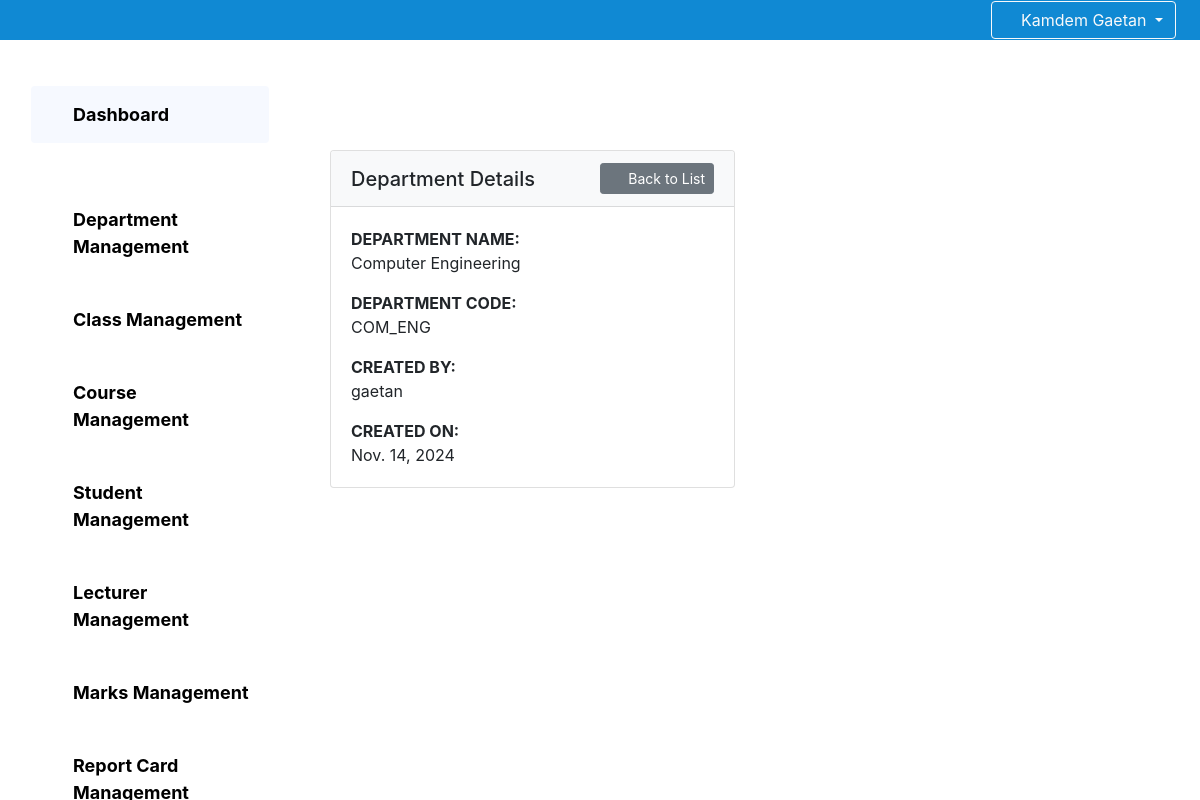
The app's page /administration/departments/1/ (signed in) with its own data.
### core/models.py (models this page shows, shortened)
class Department(models.Model):
    creator=models.ForeignKey(Administrator,on_delete=models.DO_NOTHING)
    departmentcode=models.CharField(max_length=20)
    departmentname=models.CharField(max_length=255)
    creationdate=models.DateField(default=timezone.now)

class Administrator(models.Model):
    user=models.OneToOneField(User,on_delete=models.CASCADE)
    firstname=models.CharField(max_length=255)
    lastname=models.CharField(max_length=255)
    email = models.EmailField(null=True)
    gender=models.CharField(max_length=1)
    creationdate=models.DateField(default=timezone.now)
    def __str__(self):
        return self.lastname

### core/Administration/views.py (the view)
# urls.py: path('departments/<id>/',views_administration.viewdepartment, name='viewdepartment'),
@login_required
def viewdepartment(request,id):
    department=Department.objects.get(id=id)
    return render(request,'administration/viewdepartment.html',{'department':department})

### template/Administration/viewdepartment.html
{% extends "administration/base.html" %} {% block dash %}
<div class="container" style="margin-top: 80px;margin-bottom: 80px;">
  <div class="row">
    <div class="col-md-6">
      <div class="card">
        <div class="card-header bg-light d-flex justify-content-between align-items-center">
          <h5 class="mb-0">Department Details</h5>
          <a href="{% url 'administration:managedepartment' %}" class="btn btn-secondary btn-sm">
            <i class="fa fa-arrow-left mr-1"></i> Back to List
        </a>
        </div>
        <div class="card-body">
         <strong>DEPARTMENT NAME:</strong> <p class="card-text">{{ department.departmentname}}</p>
         <strong>DEPARTMENT CODE:</strong> <p class="card-text">{{ department.departmentcode}}</p>
         <strong>CREATED BY:</strong> <p class="card-text">{{ department.creator }}</p>
         <strong>CREATED ON:</strong> <p class="card-text">{{ department.creationdate }}</p>
          </div>
        </div>
      </div>
    </div>
  </div>
</div>
{% endblock dash %}

### template/base.html (shortened to what this page needs)
{% load static %}
<!DOCTYPE html>
<html lang="en">
<head>
    <link rel="stylesheet" href='{% static "fontawesome/css/all.min.css" %}'>
    {% load bootstrap4 %}
    {% bootstrap_css %}
</head>
<body>
    <nav class="navbar navbar-expand-lg navbar-light bg-primary navbar-fixed">
        <form class="form-inline ml-auto">
            {% if request.user.is_authenticated %}
                <div class="dropdown">
                    <button class="btn btn-outline-light dropdown-toggle" type="button" id="userDropdown" data-toggle="dropdown" aria-haspopup="true" aria-expanded="false">
                        <i class="fas fa-user"></i> {{ request.user.get_full_name|title }}
                    </button>
                </div>
            {% endif %}
        </form>
    </nav>
    <div class="content-wrapper">
        {% block content %}{% endblock content %}
    <link rel="stylesheet" href="{%static 'javascripts/bootoast.min.css'%}">
</body>
</html>

### template/base.html (style rules this page uses)
.navbar-fixed { position: fixed; top: 0; width: 100%; z-index: 1000; background-color: rgb(16, 137, 211) !important; padding:0px 2vw 0vw 5vw!important;I }
.content-wrapper { padding-top: 70px; }

### records on screen
Department: departmentname "Computer Engineering", departmentcode "COM_ENG", creator "gaetan", creationdate "Nov. 14, 2024"

### other values on screen
{{ request.user.get_full_name|title }} "Kamdem Gaetan"
